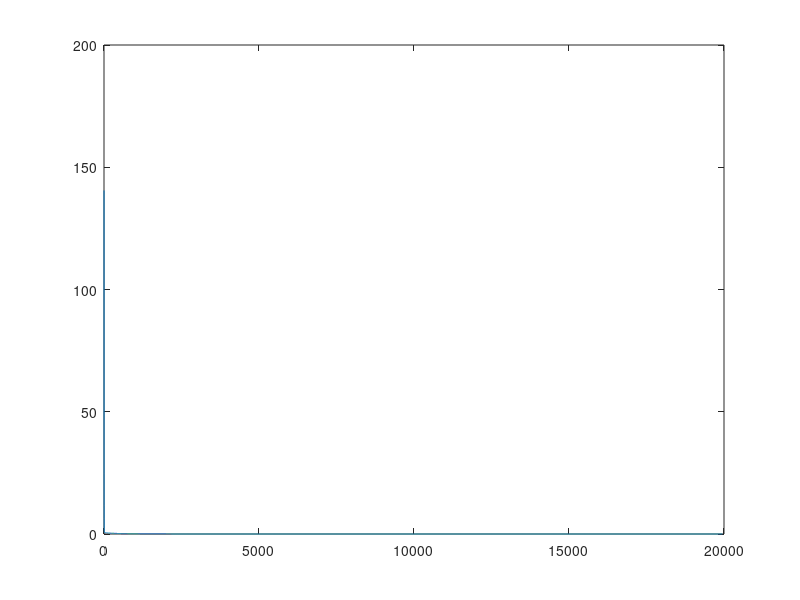

MATLAB code for this plot:
clc; 
clear all; 
num = 1; 
x(num) = rand(1)*2-1; 
y(num) = rand(1)*2-1; 
f(num) = (1-x(num))^2 + 100*(y(num)-x(num)^2)^2; 
learningrate =0.001; 

while f(num) > 1e-8
fx(num) = 2*x(num)-2+400*(x(num)^3-x(num)*y(num));
fy(num) = 200*(y(num)-x(num)^2);
num = num + 1;
x(num) = x(num-1) - learningrate*fx(num-1);
y(num) = y(num-1) - learningrate*fy(num-1);
f(num) = (1-x(num))^2 + 100*(y(num)-x(num)^2)^2; 
end

i = 1:num;
plot(i,f(i),'-');